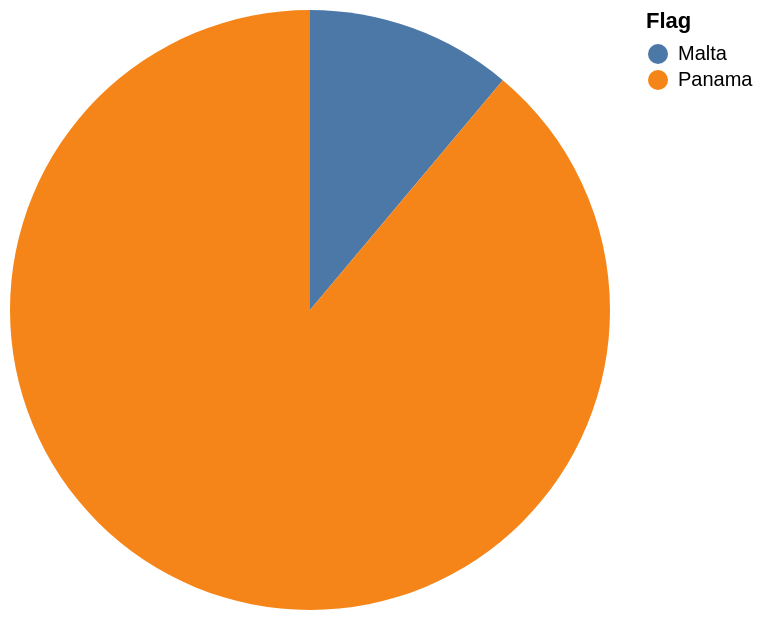

Source (Vega-Lite JSON):
### Vega-Lite specification from a JSON file in a GitHub repository (floating-point values rounded to 4 significant figures)
{"data": {"values": [{"x_data": "Malta", "y_data": 1}, {"x_data": "Panama", "y_data": 8}]}, "mark": "arc", "encoding": {"theta": {"field": "y_data", "type": "quantitative", "title": "count(*)"}, "color": {"field": "x_data", "type": "nominal", "title": "Flag"}}}
